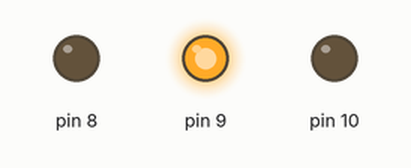
A sketch run on a simulated Arduino Uno, built with avr-gcc and run on an emulated ATmega328P. Shown: output pins drawn as LEDs (lit = HIGH).

Above: at 1.5 s.
At 4.5 s:
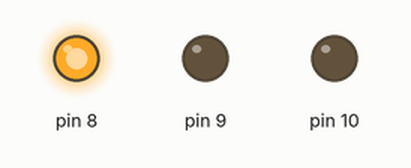
Timing chart, 0 to 7.8 s (numbered marks = the images above):
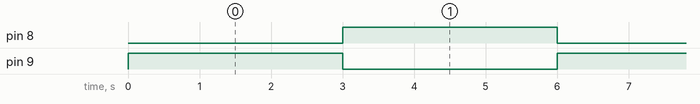

Measured:
- by itself, pin 8, pin 9: alternates HIGH for 3.0 s and LOW for 3.0 s

The sketch:

code_motor.ino
```cpp
void setup() {
  // put your setup code here, to run once:
  pinMode(8,OUTPUT);
  pinMode(9,OUTPUT);
  pinMode(10,OUTPUT);
}

void loop() {
  // put your main code here, to run repeatedly:
   /*for(int i=0;i<256;i++)
   {
      analogWrite(10,i);
   }*/

   digitalWrite(9,HIGH);
   digitalWrite(8,LOW);

   delay(3000);


   digitalWrite(9,LOW);
   digitalWrite(8,HIGH);
   delay(3000);
}
```
